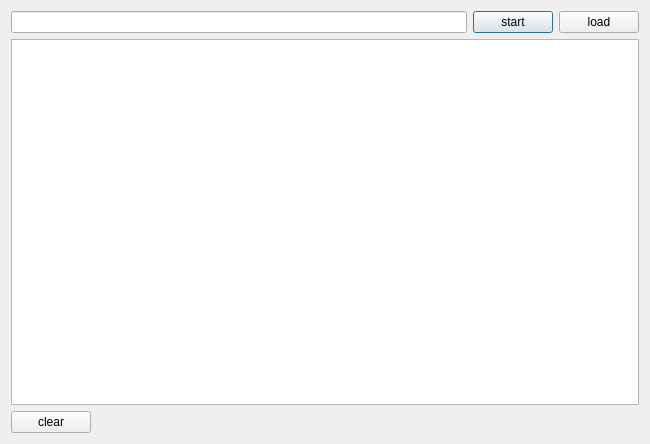
<?xml version="1.0" encoding="UTF-8"?>
<ui version="4.0">
 <class>Dialog</class>
 <widget class="QDialog" name="Dialog">
  <property name="geometry">
   <rect>
    <x>0</x>
    <y>0</y>
    <width>650</width>
    <height>444</height>
   </rect>
  </property>
  <property name="windowTitle">
   <string>Dialog</string>
  </property>
  <layout class="QVBoxLayout" name="verticalLayout">
   <item>
    <layout class="QHBoxLayout" name="horizontalLayout">
     <item>
      <widget class="QLineEdit" name="leAddress"/>
     </item>
     <item>
      <widget class="QPushButton" name="pbStart">
       <property name="text">
        <string>start</string>
       </property>
      </widget>
     </item>
     <item>
      <widget class="QPushButton" name="pbLoad">
       <property name="text">
        <string>load</string>
       </property>
      </widget>
     </item>
    </layout>
   </item>
   <item>
    <widget class="QListWidget" name="lwResult"/>
   </item>
   <item>
    <layout class="QHBoxLayout" name="horizontalLayout_2">
     <item>
      <widget class="QPushButton" name="pbClear">
       <property name="text">
        <string>clear</string>
       </property>
      </widget>
     </item>
     <item>
      <spacer name="horizontalSpacer">
       <property name="orientation">
        <enum>Qt::Horizontal</enum>
       </property>
       <property name="sizeHint" stdset="0">
        <size>
         <width>40</width>
         <height>20</height>
        </size>
       </property>
      </spacer>
     </item>
    </layout>
   </item>
  </layout>
 </widget>
 <layoutdefault spacing="6" margin="11"/>
 <resources/>
 <connections/>
</ui>
